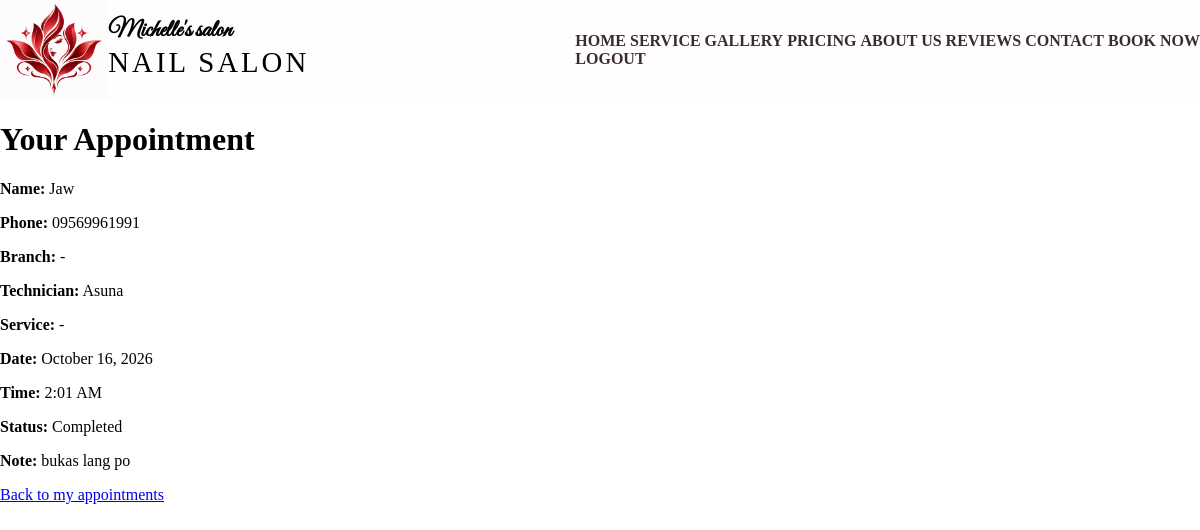
The page /appointments/1/ (signed in) on the database as committed earlier.
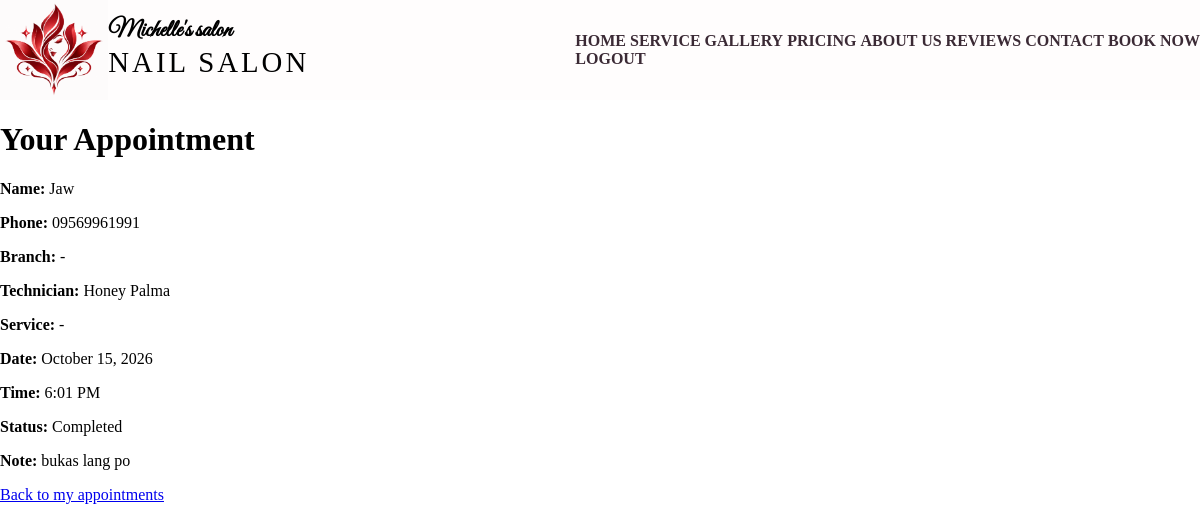
The same page on the database as committed later.
### apiprojects/models.py (models this page shows, shortened)
class Appointment(models.Model):
    user = models.ForeignKey(
         settings.AUTH_USER_MODEL, on_delete=models.CASCADE,
         related_name="appointments", null=True, blank=True
    )
    STATUS_CHOICES = [
         ("pending", "Pending"),
         ("completed", "Completed"),
         ("confirmed", "Confirmed"),
         ("cancelled", "Cancelled"),
         ("no_show", "No_show"),
    ]
    name = models.CharField(max_length=100)
    staff = models.ForeignKey(
        Staff, on_delete=models.PROTECT, related_name="appointments"
    )
    service = models.ForeignKey(Service, on_delete=models.PROTECT, null=True)
    branch = models.ForeignKey(Branch, on_delete=models.PROTECT, null=True, blank=True, related_name="appointments")
    status = models.CharField(max_length=10, choices=STATUS_CHOICES, default="pending")
    created_at = models.DateTimeField(auto_now_add=True)
    appointment_date = models.DateTimeField()
    phone_number = models.CharField(
            max_length=11,
            validators=[phone_validator],
            null=True, blank=True,
        )
    note = models.TextField(blank=True)
    class Meta:
        ordering = ["appointment_date"]
        constraints = [
             models.UniqueConstraint(
                  fields=["user"],
                  condition = models.Q(status__in=["pending", 'confirmed']),
                  name="one_active_appointment_per_user",
             )
        ]

class Staff(models.Model):
    user = models.OneToOneField(settings.AUTH_USER_MODEL, on_delete=models.SET_NULL, related_name="staff_profile", null=True, blank=True)
    name = models.CharField(max_length=100)
    role = models.CharField(max_length=60, blank=True)
    image = models.ImageField(upload_to="staff/")
    number = models.CharField(max_length=20, null=True, blank=True)
    location = models.CharField(max_length=100, null=True, blank=True)
    base_salary = models.DecimalField(max_digits=10, decimal_places=2, default=0)
    commission_rate = models.DecimalField(max_digits=4, decimal_places=2, default=0)
    class Meta:
        verbose_name_plural = "staff"
    def __str__(self):
        return self.name

### apiprojects/views.py (the view)
# urls.py: path("appointments/<int:pk>/", views.appointment_detail, name="appointment_detail"),
@login_required
def appointment_detail(request, pk):
    if request.user.is_staff:
        appointment = get_object_or_404(
            Appointment.objects.select_related("staff", "service", "branch"), pk=pk
        )
    else:
        appointment = get_object_or_404(
            Appointment.objects.select_related("staff", "service", "branch"),
            pk=pk, user=request.user,
        )
    deadline = appointment.appointment_date - timedelta(hours=2)
    is_active = appointment.status in ("pending", "confirmed")
    past_deadline = timezone.now() >= deadline
    can_cancel = is_active and (request.user.is_staff or not past_deadline)
    context = {
        "appointment": appointment,
        "can_cancel": can_cancel,
        "is_active": is_active,
        "past_deadline": past_deadline,
        "deadline": deadline,
    }
    return render(request, "appointments/detail.html", context)

### apiprojects/templates/appointments/detail.html (shortened to what this page needs)
{% extends 'appointments/urltemplate.html' %}
{% load static %}
{% block content %}
<h1>Your Appointment</h1>
<p><strong>Name:</strong> {{ appointment.name }}</p>
<p><strong>Phone:</strong> {{ appointment.phone_number|default:"-" }}</p>
<p><strong>Branch:</strong> {{ appointment.branch|default:"-" }}</p>
<p><strong>Technician:</strong> {{ appointment.staff }}</p>
<p><strong>Service:</strong> {{ appointment.service.service_name|default:"-" }}</p>
<p><strong>Date:</strong> {{ appointment.appointment_date|date:"F d, Y" }}</p>
<p><strong>Time:</strong> {{ appointment.appointment_date|time:"g:i A" }}</p>
<p><strong>Status:</strong> {{ appointment.get_status_display }}</p>
<p><strong>Note:</strong> {{ appointment.note|default:"-" }}</p>
<a href="{% url 'appointment_list' %}">Back to my appointments</a>
{% endblock %}

### apiprojects/templates/appointments/urltemplate.html (shortened to what this page needs)
{% load static %}
<!DOCTYPE html>
<html lang="en">
<head>
    <link rel="stylesheet" href="{% static 'appointments/css/style.css' %}">
</head>
<body>
    <div class="layout">
        <header class="mainbar">
            <div class="mainlogo">
                <img src="{% static 'appointments/images/michellepg.png' %}" alt="Michelle's Salon logo">
                <div class="logopage">
                    <h2 class="logo">Michelle's salon</h2>
                    <p>NAIL SALON</p>
                </div>
            </div>
            <div class="navlink">
                <nav>
                    <a href="{% url 'homepage' %}">HOME</a>
                    <a href="#">SERVICE</a>
                    <a href="#">GALLERY</a>
                    <a href="#">PRICING</a>
                    <a href="#">ABOUT US</a>
                    <a href="#">REVIEWS</a>
                    <a href="#">CONTACT</a>
                    <a href="{% url 'appointment_create' %}">BOOK NOW</a>
                    {% if request.user.is_authenticated %}
                    <form method="POST" action="{% url 'logout' %}" class="logout-form">
                    <a href="{% url 'logout' %}">LOGOUT</a>
                    </form>
                    {% else %}
                    <a href="{% url 'login' %}">LOGIN</a>
                    {% endif %}
                </nav>
            </div>
        </header>
        <main class="content">
            {% block content %}{% endblock %}
        </main>
    </div>
</body>
</html>

### apiprojects/static/appointments/css/style.css (style rules this page uses)
html { scroll-behavior: smooth; }
.mainbar { background: rgba(255, 253, 253, 0.8); display: flex; align-items: center; justify-content: space-between; backdrop-filter: blur(8px); position: sticky; top: 0; z-index: 9999; }
.navlink { display: flex; gap: 15px; }
.navlink a { color: #3b2a35; text-decoration: none; font-weight: 600; }
.logo { font-family: "Great Vibes", cursive; font-weight: 800; font-style: normal; }
body { margin: 0; background: rgb(255, 255, 255); }
.mainlogo { display: flex; align-items: center; }
.mainlogo h2 { margin: 0; }
.mainlogo img { height: 100px; mix-blend-mode: multiply; }
.mainlogo p { font-size: 1.8rem; margin: 0 0 5px 0; letter-spacing: 3px; }

Rows that differ between the two databases and show on the page:
changed Appointment "Jaw": staff "Asuna" → "Honey Palma"; appointment_date "October 16, 2026" → "October 15, 2026"; appointment_date "2:01 AM" → "6:01 PM"
